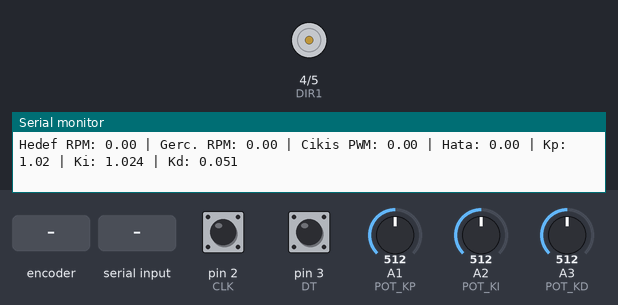
The sketch below on a simulated Arduino Uno, built with avr-gcc and run on an emulated ATmega328P. On the bench: motor-driver pin pairs drawn as motors (green arrow = first pin HIGH = forward, orange = second pin HIGH = backward, longer = more drive, scaled by the enable pin), the last lines printed to the serial monitor. The test bench sets the inputs (shaded band); at power-on: A2 (POT_KI) = 512, A1 (POT_KP) = 512, pin 2 (CLK) HIGH, pin 3 (DT) HIGH, A3 (POT_KD) = 512.

Above: at 1.2 s.
1.3 s: rotary encoder on pin 2 (CLK) / pin 3 (DT) turned 1 step (first pin leading)
At 1.55 s:
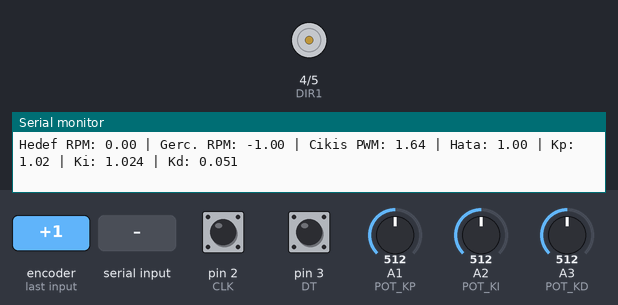
3.1 s: "S,45\n" received over Serial
At 4.6 s:
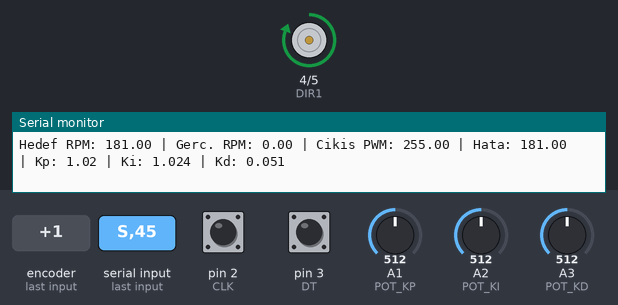
5.4 s: A2 (POT_KI) set to 0
At 6.6 s:
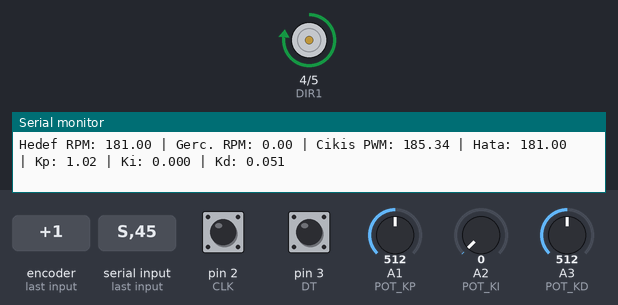
6.9 s: A1 (POT_KP) set to 306
At 8.1 s:
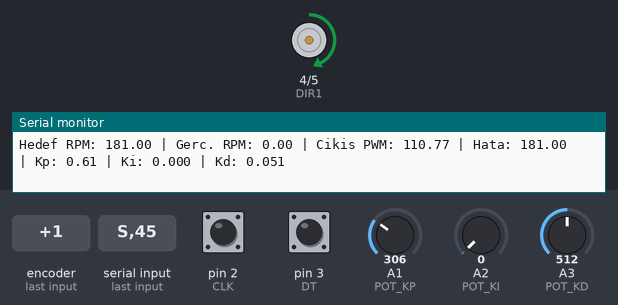
8.4 s: "S90\n" received over Serial
At 8.89 s:
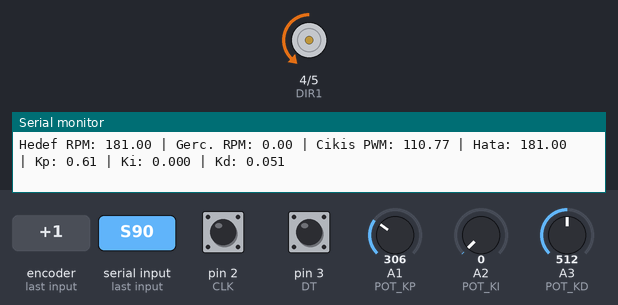
10.4 s: rotary encoder on pin 2 (CLK) / pin 3 (DT) turned 2 steps (second pin leading)
At 11.3 s:
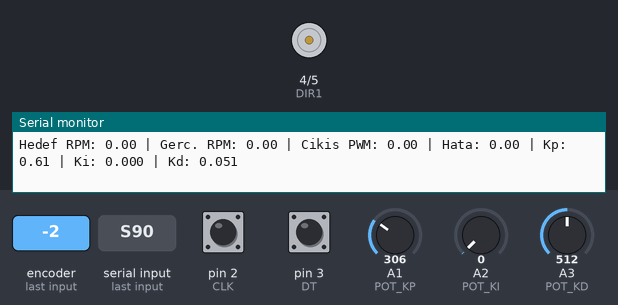
Timing chart, 0 to 13.3 s (numbered marks = the images above; inputs shaded):
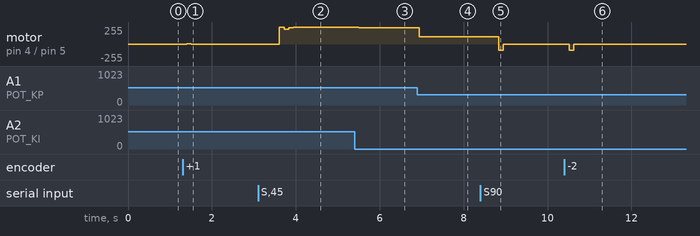

The sketch:

PID.ino
```cpp
#include "string.h"

#define CLK 2
#define DT 3
#define PWM_PIN 9 // Motorun hız kontrol pini (PWM)
#define DIR1 4    // Motorun yön kontrol pini 1
#define DIR2 5    // Motorun yön kontrol pini 2

// Potansiyometreler
#define POT_KP A1
#define POT_KI A2
#define POT_KD A3

// Seri haberleşme değişkenleri
String buffer = "";     // Gelen veriyi anlık saklama
String maindata = "";

// Encoder ve Hız değişkenleri
volatile long encoderCount = 0;
long prevEncoderCount = 0;
const int ENCODER_CPR = 600;


double Kp ;   //  0.22
double Ki ;   //  0.852
double Kd ;   //  0.004

double desired_speed_rpm = 0.0; // Hedef hız
double actualSpeed_rpm = 0.0;  // Gerçek hız
double error = 0, lastError = 0;
double integral = 0, derivative = 0;
double output_pwm = 0;

// Zaman değişkenleri
unsigned long lastTime = 0;
unsigned long sampleTime = 100;

// Seri veriden alınacak motor yönü
int motor_direction_set = 0;

// Encoder sayma fonksiyonu
void countEncoder() {
  // DT pini yüksekse ileri, alçaksa geri sayım
  if (digitalRead(DT) == HIGH)
    encoderCount++;
  else
    encoderCount--;
}

void setup() {
  // Encoder pinleri
  pinMode(CLK, INPUT_PULLUP);
  pinMode(DT, INPUT_PULLUP);
  attachInterrupt(digitalPinToInterrupt(CLK), countEncoder, RISING);

// Motor sürücü pinleri
  pinMode(PWM_PIN, OUTPUT);
  pinMode(DIR1, OUTPUT);
  pinMode(DIR2, OUTPUT);

  pinMode(POT_KP, INPUT);
  pinMode(POT_KI, INPUT);
  pinMode(POT_KD, INPUT);

  Serial.begin(9600);
  Serial.println("PID Motor Kontrol Baslatildi");
}

void loop() {

  // Seri Haberleşme ve Veri Ayrıştırma //
  if (Serial.available()) {
    char c = Serial.read();
    if (c == '\n' || c == '\r') {
      if (buffer.length() > 0) {
        maindata = buffer;
        buffer = "";


        if (maindata.startsWith("S") && maindata.length() >= 3) {

          motor_direction_set = maindata.substring(1, 2).toInt();


          int desired_speed_input = maindata.substring(2).toInt();
          desired_speed_rpm = map(desired_speed_input, 0, 99, 0, 400);

          if (motor_direction_set == 1) {
            desired_speed_rpm = -abs(desired_speed_rpm);
          } else {
            desired_speed_rpm = abs(desired_speed_rpm);
          }

        }
      }
    } else {
      buffer += c; // Gelen karakteri buffer'a ekle
    }
  }

  Kp = analogRead(POT_KP) / 500.0;
  Ki = analogRead(POT_KI) / 500.0;
  Kd = analogRead(POT_KD) / 10000.0;

  unsigned long now = millis();

  if (now - lastTime >= sampleTime) {
    lastTime = now;


    noInterrupts();
    long count = encoderCount;
    interrupts();

    long countDiff = encoderCount - prevEncoderCount;
    actualSpeed_rpm = (countDiff * 60000.0) / (ENCODER_CPR * sampleTime);

 prevEncoderCount = encoderCount;


    error = desired_speed_rpm - actualSpeed_rpm;
    integral += error * (sampleTime / 1000.0);
    integral = constrain(integral, -200, 200);

    // Türev terimi
    derivative = (error - lastError) / (sampleTime / 1000.0);

    // PID Çıkışı
    output_pwm = Kp * error + Ki * integral + Kd * derivative;

    // Çıkış sınırI
    output_pwm = constrain(output_pwm, -255, 255);


// Çıkışın işaretine göre motor yönü belirlenir
    if (output_pwm > 0) {
      digitalWrite(DIR1, HIGH);
      digitalWrite(DIR2, LOW);
      analogWrite(PWM_PIN, (int)output_pwm);
    } else if (output_pwm < 0) {
      digitalWrite(DIR1, LOW);
      digitalWrite(DIR2, HIGH);
      analogWrite(PWM_PIN, (int)-output_pwm);
    } else {
      digitalWrite(DIR1, LOW);
      digitalWrite(DIR2, LOW);
      analogWrite(PWM_PIN, 0);
    }

    lastError = error;
    Serial.print("Hedef RPM: ");
    Serial.print(desired_speed_rpm);
    Serial.print(" | Gerc. RPM: ");
    Serial.print(actualSpeed_rpm);
    Serial.print(" | Cikis PWM: ");
    Serial.print(output_pwm);
    Serial.print(" | Hata: ");
    Serial.print(error);
    Serial.print(" | Kp: ");
    Serial.print(Kp, 2);
    Serial.print(" | Ki: ");
    Serial.print(Ki, 3);
    Serial.print(" | Kd: ");
    Serial.println(Kd, 3);
 }
}
```

Measured:
- after the input at 1.3 s, motor on pin 4 (DIR1) / pin 5 (DIR2): stopped → forward 1/255 after 0.10 s, → stopped 0.10 s later
- after the input at 3.1 s, motor on pin 4 (DIR1) / pin 5 (DIR2): stopped → forward 255/255 after 0.51 s, → forward 222/255 0.11 s later, → forward 241/255 0.11 s later, → forward 255/255 0.11 s later
- after the input at 5.4 s, motor on pin 4 (DIR1) / pin 5 (DIR2): forward 255/255 → forward 241/255 after 0.10 s
- after the input at 6.9 s, motor on pin 4 (DIR1) / pin 5 (DIR2): forward 241/255 → forward 110/255 after 0.05 s
- after the input at 8.4 s, motor on pin 4 (DIR1) / pin 5 (DIR2): forward 110/255 → backward 92/255 after 0.44 s, → stopped 0.11 s later
- after the input at 10.4 s, motor on pin 4 (DIR1) / pin 5 (DIR2): stopped → backward 92/255 after 0.12 s, → stopped 0.11 s later, → backward 1/255 0.11 s later, → stopped 0.11 s later
